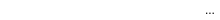
<?xml version="1.0" encoding="UTF-8"?>
<ui version="4.0">
 <class>EyePasswd</class>
 <widget class="QWidget" name="EyePasswd">
  <property name="geometry">
   <rect>
    <x>0</x>
    <y>0</y>
    <width>220</width>
    <height>20</height>
   </rect>
  </property>
  <property name="windowTitle">
   <string/>
  </property>
  <property name="styleSheet">
   <string notr="true">background-color: white</string>
  </property>
  <layout class="QHBoxLayout" name="horizontalLayout">
   <property name="spacing">
    <number>0</number>
   </property>
   <property name="leftMargin">
    <number>0</number>
   </property>
   <property name="topMargin">
    <number>0</number>
   </property>
   <property name="rightMargin">
    <number>0</number>
   </property>
   <property name="bottomMargin">
    <number>0</number>
   </property>
   <item>
    <widget class="QLineEdit" name="password_input">
     <property name="minimumSize">
      <size>
       <width>200</width>
       <height>20</height>
      </size>
     </property>
     <property name="styleSheet">
      <string notr="true">border: none;</string>
     </property>
     <property name="echoMode">
      <enum>QLineEdit::Password</enum>
     </property>
    </widget>
   </item>
   <item>
    <widget class="QToolButton" name="eye_button">
     <property name="minimumSize">
      <size>
       <width>20</width>
       <height>20</height>
      </size>
     </property>
     <property name="autoFillBackground">
      <bool>false</bool>
     </property>
     <property name="styleSheet">
      <string notr="true">background-color: rgb(255,255,255); border: none;</string>
     </property>
     <property name="text">
      <string>...</string>
     </property>
     <property name="icon">
      <iconset resource="../../resources/icons.qrc">
       <normaloff>:/dialog/svg/eye_open.svg</normaloff>:/dialog/svg/eye_open.svg</iconset>
     </property>
    </widget>
   </item>
  </layout>
 </widget>
 <resources>
  <include location="../../resources/icons.qrc"/>
 </resources>
 <connections/>
</ui>
